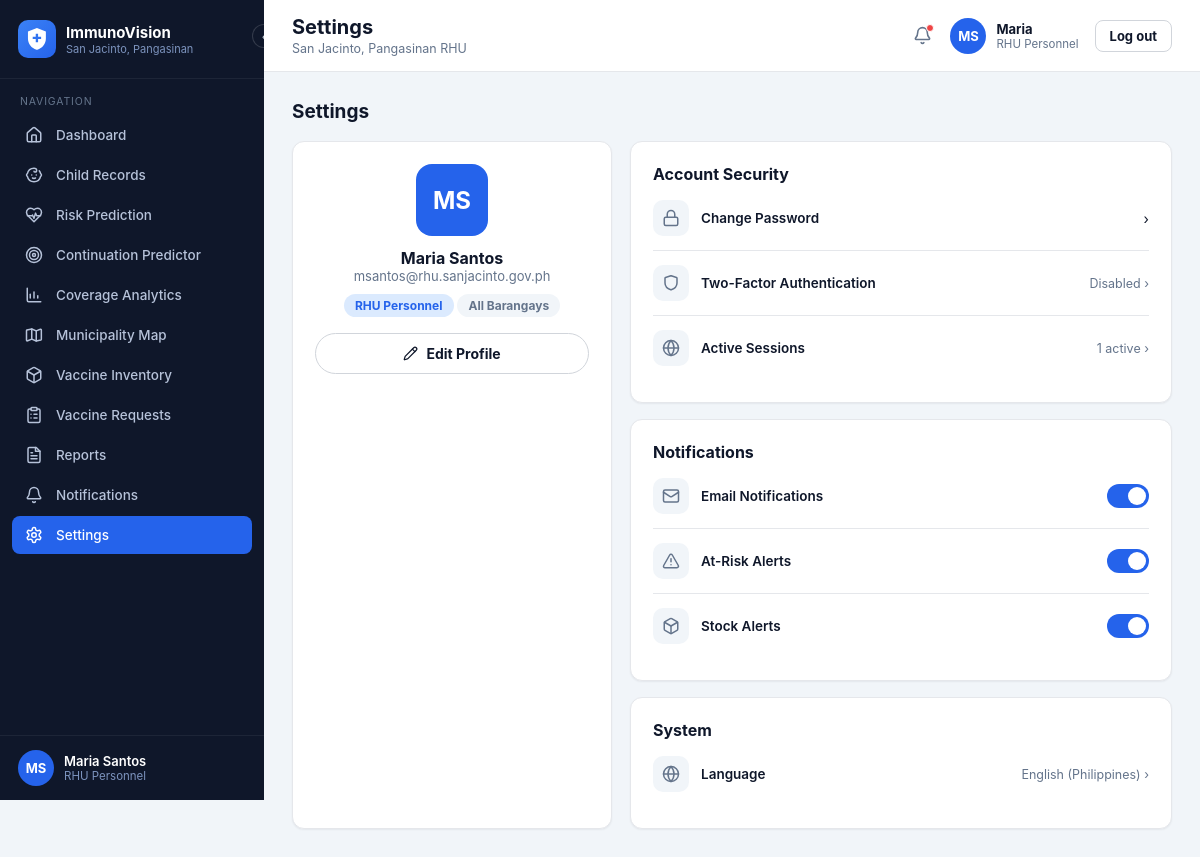
The page /rhu/settings (signed in) on the database its author committed.
### models.py (models this page shows, shortened)
class User(UserMixin, db.Model):
    __tablename__ = "users"
    id = db.Column(db.Integer, primary_key=True)
    username = db.Column(db.String(64), unique=True, nullable=False)
    password_hash = db.Column(db.String(255), nullable=False)
    full_name = db.Column(db.String(150), nullable=False)
    role = db.Column(db.String(20), nullable=False)  # admin | rhu | bhw
    barangay_id = db.Column(db.Integer, db.ForeignKey("barangays.id"), nullable=True)
    is_active_flag = db.Column(db.Boolean, default=True, nullable=False)
    created_at = db.Column(db.DateTime, default=datetime.utcnow)
    last_login_at = db.Column(db.DateTime, nullable=True)
    @property
    def is_active(self):
        return self.is_active_flag
    @property
    def role_label(self):
        return {"admin": "System Administrator", "rhu": "RHU Personnel",
                "bhw": "Barangay Health Worker"}.get(self.role, self.role)

### app.py (the view)
@rhu_bp.route("/settings")
def settings():
    return render_template("rhu_settings.html", **_rhu_ctx("settings", page_title="Settings"))

### app.py (called while the page is built)
def create_app():
    app = Flask(__name__)
    app.config["SECRET_KEY"] = os.environ.get("SECRET_KEY", "dev-secret-key-change-in-production")
    app.config["SQLALCHEMY_DATABASE_URI"] = os.environ.get(
        "DATABASE_URL", f"sqlite:///{DB_PATH}"
    )
    app.config["SQLALCHEMY_TRACK_MODIFICATIONS"] = False
    os.makedirs(os.path.dirname(DB_PATH), exist_ok=True)
    db.init_app(app)
    login_manager.init_app(app)
    app.register_blueprint(auth_bp)
    app.register_blueprint(rhu_bp)
    app.register_blueprint(bhw_bp)
    app.register_blueprint(admin_bp)
    app.register_blueprint(api_bp)
    @login_manager.user_loader
    def load_user(user_id):
        return db.session.get(User, int(user_id))
    @app.context_processor
    def inject_globals():
        return {"today": date.today()}
    return app

def role_required(*roles):
    from functools import wraps
    def decorator(view_func):
        @wraps(view_func)
        def wrapped(*args, **kwargs):
            if not current_user.is_authenticated or current_user.role not in roles:
                abort(403)
            return view_func(*args, **kwargs)
        return wrapped
    return decorator

def build_nav(spec):
    return [{"key": k, "icon": i, "label": l, "url": url_for(e)} for k, i, l, e in spec]

def _children_query(barangay_id=None):
    q = Child.query
    return q.filter(Child.barangay_id == barangay_id) if barangay_id else q

def _cache(key, builder):
    if not has_request_context():
        return builder()
    store = getattr(g, "_iv_cache", None)
    if store is None:
        store = g._iv_cache = {}
    if key not in store:
        store[key] = builder()
    return store[key]

def _records_by_child():
    def build():
        out = defaultdict(list)
        for record in VaccinationRecord.query.all():
            out[record.child_id].append(record)
        return out
    return _cache("records", build)

def _latest_risk_by_child():
    def build():
        out = {}
        for ra in RiskAssessment.query.order_by(
            RiskAssessment.computed_at.asc(), RiskAssessment.id.asc()
        ).all():
            out[ra.child_id] = ra  # later rows overwrite earlier -> newest wins
        return out
    return _cache("risk", build)

def unread_count(notes):
    return sum(1 for n in notes if n.get("unread"))

@rhu_bp.before_request
@login_required
@role_required("rhu")
def _rhu_guard():
    pass

### templates/rhu_settings.html
{% extends "layout_app.html" %}
{% from "_icons.html" import icon %}
{% block content %}
<div class="page-head"><h2>Settings</h2></div>
<div class="grid-2" style="grid-template-columns: 320px 1fr;">
  <div class="card card-pad" style="text-align:center;">
    <div class="avatar-chip" style="width:72px;height:72px;font-size:24px;border-radius:16px;margin:0 auto 12px;">{{ current_user.full_name.split(' ')|map('first')|join('') }}</div>
    <div style="font-weight:700;font-size:16px;">{{ current_user.full_name }}</div>
    <div class="text-muted" style="font-size:13px;margin-bottom:10px;">{{ current_user.username }}@rhu.sanjacinto.gov.ph</div>
    <span class="badge badge-blue">{{ current_user.role_label }}</span>
    <span class="badge badge-gray">{{ current_user.barangay.name if current_user.barangay else 'All Barangays' }}</span>
    <div style="margin-top:16px;"><button class="btn btn-outline btn-block">{{ icon('pencil', 15) }} Edit Profile</button></div>
  </div>
  <div>
    <div class="card card-pad" style="margin-bottom:16px;">
      <div class="card-title">Account Security</div>
      <div class="settings-row"><div class="left"><div class="ic">{{ icon('lock', 18) }}</div><div class="label">Change Password</div></div><div>›</div></div>
      <div class="settings-row"><div class="left"><div class="ic">{{ icon('shield', 18) }}</div><div class="label">Two-Factor Authentication</div></div><div class="val">Disabled ›</div></div>
      <div class="settings-row"><div class="left"><div class="ic">{{ icon('globe', 18) }}</div><div class="label">Active Sessions</div></div><div class="val">1 active ›</div></div>
    </div>
    <div class="card card-pad" style="margin-bottom:16px;">
      <div class="card-title">Notifications</div>
      <div class="settings-row"><div class="left"><div class="ic">{{ icon('mail', 18) }}</div><div class="label">Email Notifications</div></div><div class="toggle on" data-toggle></div></div>
      <div class="settings-row"><div class="left"><div class="ic">{{ icon('alert-triangle', 18) }}</div><div class="label">At-Risk Alerts</div></div><div class="toggle on" data-toggle></div></div>
      <div class="settings-row"><div class="left"><div class="ic">{{ icon('package', 18) }}</div><div class="label">Stock Alerts</div></div><div class="toggle on" data-toggle></div></div>
    </div>
    <div class="card card-pad">
      <div class="card-title">System</div>
      <div class="settings-row"><div class="left"><div class="ic">{{ icon('globe', 18) }}</div><div class="label">Language</div></div><div class="val">English (Philippines) ›</div></div>
    </div>
  </div>
</div>
{% endblock %}

### templates/layout_app.html (shortened to what this page needs)
{% extends "base.html" %}
{% from "_brand.html" import brand_mark %}
{% from "_icons.html" import icon %}
{% block body %}
<div class="app-shell">
  <aside class="sidebar" id="sidebar">
    <div class="sidebar-header">
      {{ brand_mark(38, 10) }}
      <div class="brand-text">
        <div class="t1">ImmunoVision</div>
        <div class="t2">San Jacinto, Pangasinan</div>
      </div>
      <button class="sidebar-toggle" id="sidebarToggle" type="button" title="Collapse sidebar">‹</button>
    </div>
    <div class="sidebar-section-label">Navigation</div>
    <nav class="sidebar-nav">
      {% for item in nav_items %}
      <a class="nav-item {% if item.key == active %}active{% endif %}" href="{{ item.url }}">
        <span class="icon">{{ icon(item.icon, 18) }}</span>
        <span class="label">{{ item.label }}</span>
      </a>
      {% endfor %}
    </nav>
    <div class="sidebar-footer">
      <div class="avatar-chip">{{ current_user.full_name.split(' ')|map('first')|join('') }}</div>
      <div class="who">
        <div class="name">{{ current_user.full_name }}</div>
        <div class="role">{{ current_user.role_label }}</div>
      </div>
    </div>
  </aside>
  <div class="main-col">
    <header class="topbar">
      <div>
        <h1>{% block page_title %}{{ page_title|default('') }}{% endblock %}</h1>
        <div class="subtitle">{% block page_subtitle %}{{ page_subtitle|default('San Jacinto, Pangasinan RHU') }}{% endblock %}</div>
      </div>
      <div class="topbar-right">
        <a href="{{ notif_url|default('#') }}" class="bell-btn" title="Notifications">{{ icon('bell', 19) }}{% if unread_count and unread_count > 0 %}<span class="bell-dot"></span>{% endif %}</a>
        <div class="account-chip">
          <div class="avatar-chip">{{ current_user.full_name.split(' ')|map('first')|join('') }}</div>
          <div class="who">
            <div class="name">{{ current_user.full_name.split(' ')[0] }}</div>
            <div class="role">{{ current_user.role_label }}</div>
          </div>
          <a href="{{ url_for('auth.logout') }}" class="btn btn-outline btn-sm" style="margin-left:6px;">Log out</a>
        </div>
      </div>
    </header>
    <main class="content">
      {% block content %}{% endblock %}
    </main>
  </div>
</div>
{% endblock %}

### rows shown on the page
User: full_name "Maria Santos", role_label "RHU Personnel", full_name "Maria", username "msantos"

### other values the page prints
{{ item.label }} "Dashboard" "Child Records" "Risk Prediction" "Continuation Predictor" "Coverage Analytics" "Municipality Map" "Vaccine Inventory" "Vaccine Requests" "Reports" "Notifications" "Settings"
{{ current_user.full_name.split(' ')|map('first')|join('') }} "MS"
{{ page_title|default('') }} "Settings"
{{ page_subtitle|default('San Jacinto, Pangasinan RHU') }} "San Jacinto, Pangasinan RHU"
